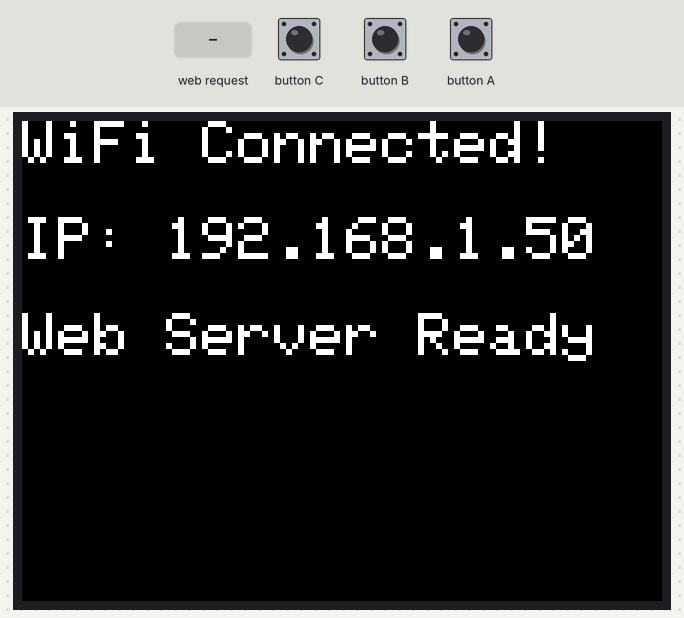
A sketch run on a simulated ESP32. Parts: 320×240 colour display. The inputs (shaded band) are chosen by the test bench. WiFi joins after 1.5 s; servers stay silent unless stated; not simulated (calls return 0 or success): secrets.h; what the sketch prints to the serial monitor is not drawn.

Above: at 3.4 s.
3.5 s: HTTP request GET /tone received
Timing chart, 0 to 6.5 s (numbered marks = the images above; inputs shaded):
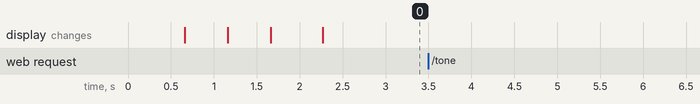

The sketch:

webserver.ino
```cpp
#include <M5Unified.h>
#include <WiFi.h>
#include <WebServer.h>

// WiFi認証情報は secrets.h から読み込みます
// WebServer ディレクトリ内の secrets.h.example をコピーして secrets.h を作成し、
// 実際の SSID とパスワードを設定してください。
#include "secrets.h"

// 音出力関係の定数
#define LEDC_BIT 13
#define LEDC_FREQ 5000
#define SPEAKER_PIN 5
// 音の情報
const String tones[] = { "c", "d", "e", "f", "g", "a", "b" };
const String tones_jp[] = { "ド", "レ", "ミ", "ファ", "ソ", "ラ", "シ" };
const int freqs[] = { 262, 294, 330, 349, 392, 440, 494 };
// WebServerクラスの変数
WebServer server(80);

void setup() {
  // M5Unifiedの初期化
  auto cfg = M5.config();
  M5.begin(cfg);

  // シリアルポートの初期化
  Serial.begin(115200);
  delay(500);

  // ディスプレイの初期化
  M5.Display.setTextSize(2);
  M5.Display.setTextColor(WHITE, BLACK);
  M5.Display.setCursor(0, 0);
  M5.Display.println("WiFi Connecting...");
  M5.Display.println(ssid);

  // アクセスポイントに接続
  WiFi.begin(ssid, password);
  while (WiFi.status() != WL_CONNECTED) {
    delay(500);
    M5.Display.print(".");
  }

  // ESP32のIPアドレスを出力
  Serial.println("WiFi Connected.");
  Serial.print("IP = ");
  Serial.println(WiFi.localIP());

  // ディスプレイにIPアドレスを表示
  M5.Display.fillScreen(BLACK);
  M5.Display.setCursor(0, 0);
  M5.Display.setTextSize(3);
  M5.Display.println("WiFi Connected!");
  M5.Display.println();
  M5.Display.setTextSize(3);
  M5.Display.print("IP: ");
  M5.Display.println(WiFi.localIP());
  M5.Display.println();
  M5.Display.println("Web Server Ready");

  // PWMの初期化
  ledcAttach(SPEAKER_PIN, LEDC_FREQ, LEDC_BIT) ;
  // 処理するアドレスを定義
  server.on("/", handleRoot);
  server.on("/tone", handleTone);
  server.onNotFound(handleNotFound);
  // Webサーバーを起動
  server.begin();
}

void loop() {
  M5.update();
  server.handleClient();
}

void handleRoot() {
  String html;
  int i;

  // HTMLを組み立てる
  html = "<!DOCTYPE html>";
  html += "<html>";
  html += "<head>";
  html += "<meta charset=\"utf-8\">";
  html += "<title>音を出す</title>";
  html += "</head>";
  html += "<body>";
  html += "<p>リンクをクリックすると音が出ます</p>";
  html += "<ul>";
  for (i = 0; i < 7; i++) {
    html += "<li><a href=\"/tone?t=";
    html += tones[i];
    html += "\">";
    html += tones_jp[i];
    html += "</a></li>";
  }
  html += "</ul>";
  html += "</body>";
  html += "</html>";
  // HTMLを出力する
  server.send(200, "text/html", html);
}

void handleTone() {
  int i, freq;
  String t_name, msg;

  // 「/tone?t=○」のパラメータが指定されているかどうかを確認
  freq = 0;
  if (server.hasArg("t")) {
    // 「○」の値に応じて、
    // 音の名前と周波数を変数t_name／freqに代入
    for (i = 0; i < 7; i++) {
      if (server.arg("t").equals(tones[i])) {
        t_name = tones_jp[i];
        freq = freqs[i];
        break;
      }
    }
  }
  // 音を出す
  ledcWriteTone(SPEAKER_PIN, freq);
  if (freq == 0) {
    // freqが0の場合はエラーメッセージを変数msgに代入
    msg = "パラメータが正しく指定されていません";
  }
  else {
    // freqが0でなければ、「○の音を出しました」を変数msgに代入
    msg = t_name;
    msg += "の音を出しました";
  }
  // 変数msgの文字列を送信する
  server.send(200, "text/plain; charset=utf-8", msg);
  // 1秒待つ
  delay(1000);
  // 音を止める
  ledcWriteTone(SPEAKER_PIN, 0);
}

void handleNotFound(void) {
  server.send(404, "text/plain", "Not Found");
}
```
